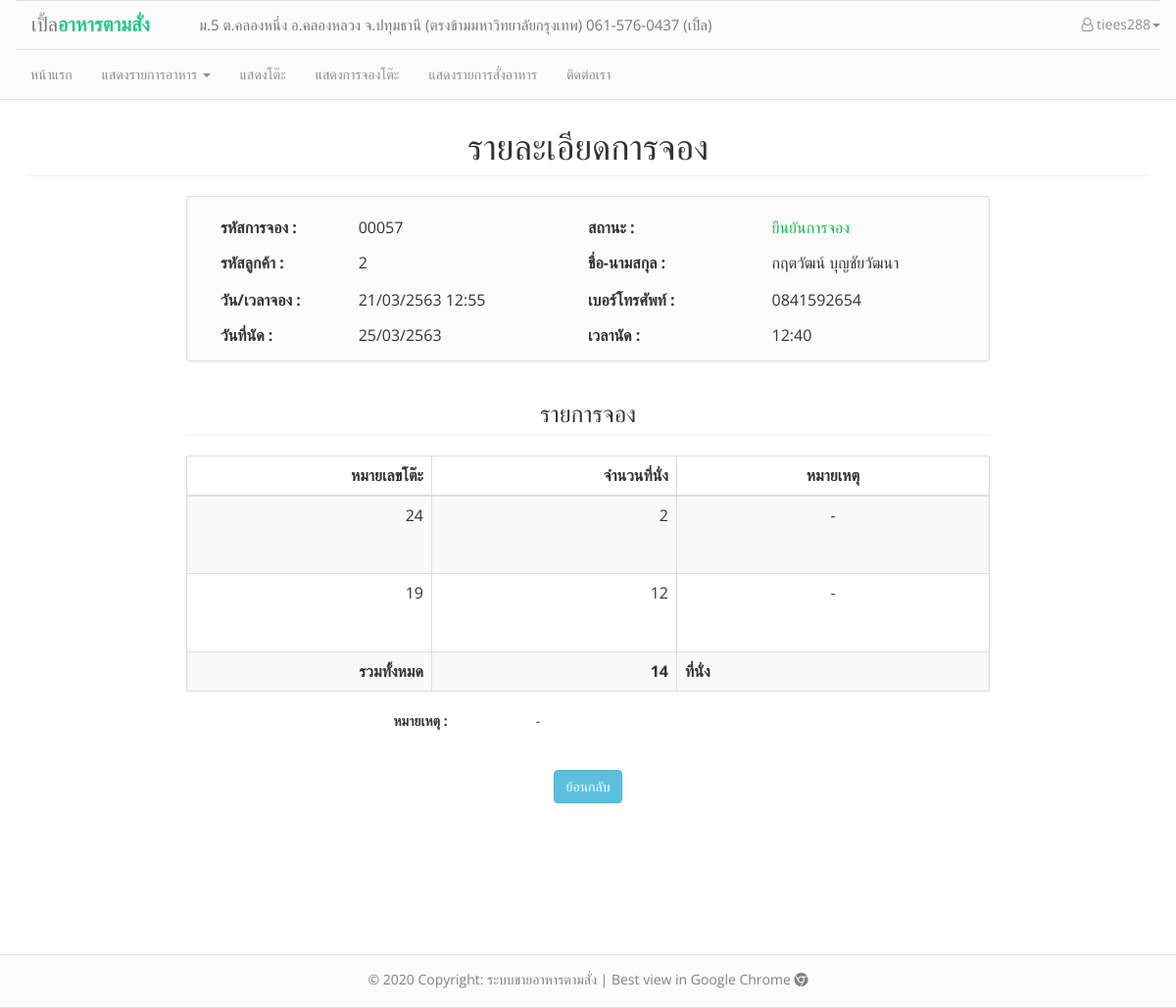
Screenshot of /reserve_detailed.php?rid=00057 (signed in) with the database file from the repository.
### tables this page shows
CREATE TABLE `customers` (
  `cusid` int(5) NOT NULL AUTO_INCREMENT,
  `cus_name` varchar(50) NOT NULL,
  `cus_user` varchar(20) NOT NULL,
  `cus_birth` date DEFAULT NULL,
  `cus_tel` varchar(15) NOT NULL,
  `cus_email` varchar(30) NOT NULL,
  `cus_status` int(1) NOT NULL,
  `cus_password` char(40) NOT NULL,
  `cus_postnum` varchar(5) NOT NULL,
  `cus_address` varchar(100) NOT NULL,
  PRIMARY KEY (`cusid`)
);

CREATE TABLE `reservations` (
  `reserv_id` int(5) unsigned zerofill NOT NULL AUTO_INCREMENT COMMENT 'รหัสการจอง',
  `reserv_date_appointment` date NOT NULL COMMENT 'วันที่นัด',
  `reserv_time_appointment` time NOT NULL COMMENT 'เวลานัด',
  `reserv_date_reservation` datetime NOT NULL,
  `reserv_status` int(1) NOT NULL,
  `reserv_note` varchar(100) NOT NULL,
  `cusid` int(5) NOT NULL,
  PRIMARY KEY (`reserv_id`),
  KEY `cusid` (`cusid`),
  CONSTRAINT `reservations_ibfk_1` FOREIGN KEY (`cusid`) REFERENCES `customers` (`cusid`)
);

CREATE TABLE `reservelist` (
  `reservlist_id` int(5) unsigned zerofill NOT NULL AUTO_INCREMENT,
  `reservlist_amount` int(3) NOT NULL COMMENT 'จำนวนคนจอง',
  `reservlist_status` int(1) NOT NULL COMMENT 'สถานะ',
  `reservlist_note` varchar(100) NOT NULL COMMENT 'หมายเหตุ',
  `reserv_id` int(5) unsigned zerofill NOT NULL,
  `tables_no` int(5) NOT NULL,
  PRIMARY KEY (`reservlist_id`),
  KEY `reserv_id` (`reserv_id`),
  KEY `tables_no` (`tables_no`),
  CONSTRAINT `reservelist_ibfk_1` FOREIGN KEY (`tables_no`) REFERENCES `tables` (`tables_no`),
  CONSTRAINT `reservelist_ibfk_2` FOREIGN KEY (`reserv_id`) REFERENCES `reservations` (`reserv_id`) ON DELETE CASCADE
);

### conf/function.php (called while the page is built, shortened)
<?php
function tothaiyear($dates)
{
    $date = date("d-m-Y", strtotime($dates));
    $d1 = substr($date, 0, 2);
    $m1 = substr($date, 3, 2);
    $y = substr($date, 6, 4);
    $y1 = $y + 543;
    if ($date == "") {
        return "";
    } else {
        return $d1 . "/" . $m1 . "/" . $y1;
    }
}
function dt_tothaiyear($dates)
{
    $date = date("d-m-Y H:i", strtotime($dates));
    $d1 = substr($date, 0, 2);
    $m1 = substr($date, 3, 2);
    $y = substr($date, 6, 4);
    $y1 = $y + 543;
    $time = substr($date, 11, 6);
    if ($date == "") {
        return "";
    } else {
        return $d1 . "/" . $m1 . "/" . $y1 . " " . $time;
    }
}

### reserve_detailed.php (the view, shortened to what this page needs)
<head>
</head>
<body>
    <?php
    include("conf/header.php");
    include("conf/connection.php");
    include_once("conf/function.php");
    $sql_reservedata  = "SELECT * FROM reservations WHERE reserv_id = '{$_GET['rid']}'";
    $query_reserve = mysqli_query($link, $sql_reservedata);
    $reserve_data = mysqli_fetch_assoc($query_reserve);
    $sql_cusdata    = "SELECT * FROM customers WHERE cusid = '{$reserve_data['cusid']}'";
    $query_customer = mysqli_query($link, $sql_cusdata);
    $cus_data = mysqli_fetch_assoc($query_customer);
    if ($reserve_data['reserv_status'] == 0) {
        $reserve_status = "<font color='#0072EE'>รอการตรวจสอบ</font>";
    } elseif ($reserve_data['reserv_status'] == 1) {
        $reserve_status = "<font color='#12BB4F'>ยืนยันการจอง</font>";
    } elseif ($reserve_data['reserv_status'] == 2) {
        $reserve_status = "<font color='red'>ยกเลิกการจอง</font>";
    }
    ?>
    <div class="container" style="padding-top: 90px;">
        <div class="col">
            <h1 class="page-header text-center">รายละเอียดการจอง</h1>
            <div class="container" style="width:850px">
                <div class="panel panel-default" align="center" style="background-color:#FBFBFB;">
                    <p>
                        <table width="750px" border="0" align="center">
                            <tr>
                                <td height="13px"></td>
                            </tr>
                            <tr style="padding-top:15px">
                                <td width="" height="36px"><b>รหัสการจอง :</b></td>
                                <td width="25%"><?php echo $_GET['rid'] ?></td>
                                <td width="20%"><b>สถานะ :</b></td>
                                <td width="20%"><?= $reserve_status ?>
                            </tr>
                            <tr>
                                <td width="" height="36px"><b>รหัสลูกค้า :</b></td>
                                <td width="25%"><?php echo $cus_data['cusid'] ?></td>
                                <td width="20%" height="36px"><b>ชื่อ-นามสกุล :</b></td>
                                <td><?php echo $cus_data['cus_name']; ?></td>
                            </tr>
                            <tr>
                                <td height="40px" width="15%"><b>วัน/เวลาจอง :</b></td>
                                <td width="25%">
                                    <?= dt_tothaiyear($reserve_data['reserv_date_reservation']); ?>
                                </td>
                                <td width="16%" height="40px"><b>เบอร์โทรศัพท์ :</b></td>
                                <td><?php echo $cus_data['cus_tel'] ?></td>
                            </tr>
                            <tr>
                                <td width="15%" height="32px"><b>วันที่นัด :</b></td>
                                <td width="25%">
                                    <?= tothaiyear($reserve_data['reserv_date_appointment']) ?>
                                </td>
                                <td width="15%" height="32px"><b>เวลานัด :</b></td>
                                <td>
                                    <?= substr($reserve_data['reserv_time_appointment'], 0, 5) ?>
                                </td>
                            </tr>
                        </table>
                </div>
                <h3 class="page-header text-center">รายการจอง</h3>
                <table class="table table-striped table-bordered">
                    <thead>
                        <th style="text-align:right; width:250px;">หมายเลขโต๊ะ</th>
                        <th style="text-align:right; width:250px;">จำนวนที่นั่ง</th>
                        <th style="text-align:center;">หมายเหตุ</th>
                    </thead>
                    <?php
                    $reservelist_sql = "SELECT * FROM reservelist WHERE reserv_id = '" . $_GET['rid'] . "'";
                    $reservelist_query = mysqli_query($link, $reservelist_sql);
                    $sum_seats = 0;
                    while ($reservelist_data = mysqli_fetch_array($reservelist_query)) {
                        $sum_seats += $reservelist_data['reservlist_amount'];
                    ?>
                        <td align="right"><?php echo $reservelist_data['tables_no'] ?></td>
                        <td align="right"><?php echo $reservelist_data['reservlist_amount']; ?></td>
                        <td height="80px"><?php
                                            if ($reservelist_data['reservlist_note'] == "") {
                                                echo "<center>-</center>";
                                            } else {
                                                echo $reservelist_data['reservlist_note'];
                                            } ?></td>
                    <?php }   ?>
                    <tr>
                        <td class="text-right"><b>รวมทั้งหมด</b></td>
                        <td colspan="1" class="text-right"><b><?= $sum_seats ?></b></td>
                        <td><b>ที่นั่ง</b></td>
                    </tr>
            </div>
            <div class="col-md-offset-2 col-md-3" style="text-align: center;">
                <label>หมายเหตุ :</label>
            </div>
            <div class="col-md-4">
                <?php
                if ($reserve_data['reserv_note'] == "") {
                    echo "-";
                } else {
                    echo $reserve_data['reserv_note'];
                }
                ?>
            </div>
            <br><br><br>
            <div class="col-md-offset-3 col-md-6" style="text-align: center;">
                <button type="button" class="btn btn-info" onclick="window.history.back();">ย้อนกลับ</button>
            </div>
        </div>
    </div>
    <br>
    <?php include("conf/footer.php"); ?>
</body>

### conf/header.php (style rules this page uses)
body { font-family: 'Open Sans', sans-serif; height: 98%; }
div.container { min-height: 95% !important; position: relative !important; }

### rows the page displays
customers: cusid "2", cus_name "กฤตวัฒน์ บุญชัยวัฒนา", cus_tel "0841592654"
reservations: reserv_date_reservation "21/03/2563 12:55", reserv_date_appointment "25/03/2563", reserv_time_appointment "12:40"
reservelist: tables_no "24", reservlist_amount "2"
reservelist: tables_no "19", reservlist_amount "12"

### other values shown
$_SESSION['user'] "tiees288"
$_GET['rid'] "00057"
$sum_seats "14"
